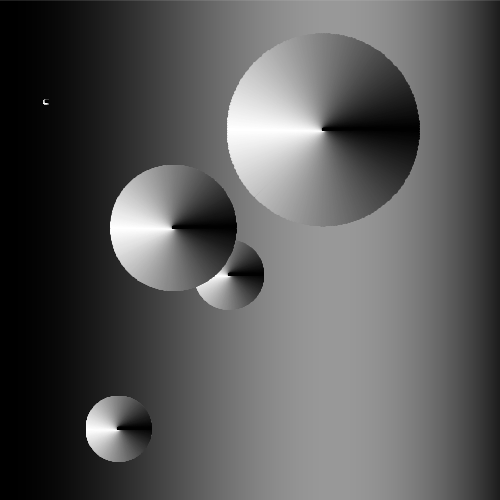
Frame 1 (no input)
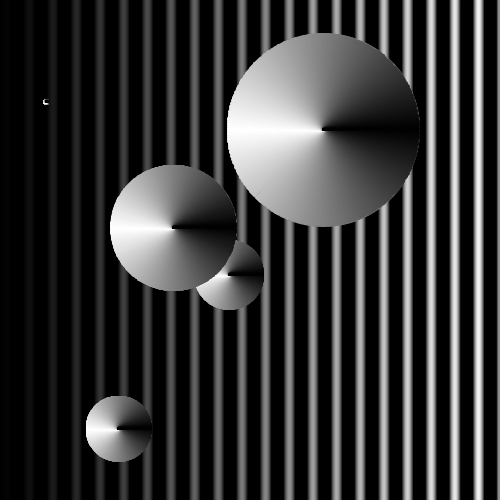
Frame 60 (the mouse pressed at the canvas centre just before this capture)
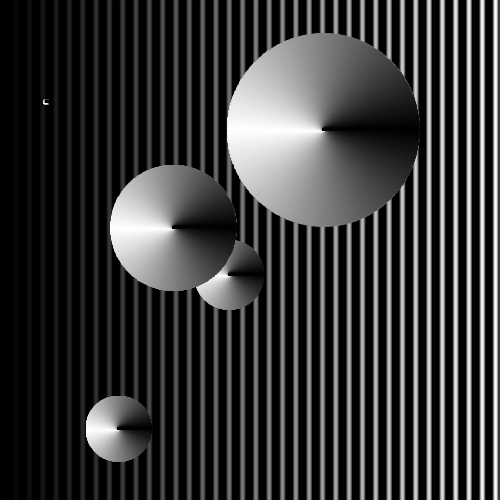
Frame 120 (the mouse held since frame 60 and released just before this capture)

The Processing sketch that drew these frames (run headless with seeded random() and noise(); from frame 60 on, the mouse is pressed at the canvas centre):

// Processing sketch: gradientCircles1
// ── gradientCircles1.pde
Circle[] circles;
int numCircles = 5;

void setup() {
  size(500, 500);
  circles = new Circle[numCircles];
  for (int i = 0; i < numCircles; i++) {
    circles[i] = new Circle(random(width), random(height), random(100));
  }
}

void draw() {
  //background(255);
  float time = float(millis())/300;
  for (int i = 0; i < width; i++) {
    stroke(map(i, 0, width, 0, 255*sin(i*0.01*time)));
    line(i, 0, i, height);
  }
  for (Circle circle:circles) {
    circle.display();
  }
}

class Circle {
  float cenX;
  float cenY;
  float posX;
  float posY;
  float radius;

  Circle(float cenX_, float cenY_, float radius_) {
    cenX = cenX_;
    cenY = cenY_;
    radius = radius_;
  }

  void display() {
    noFill();
    stroke(127);
    ellipse(cenX, cenY, radius*2, radius*2);
    strokeWeight(3);
    for (int i = 0; i < 360; i++) {
      if (i < 180)
        stroke(map(i, 0, 180, 0, 255));
      else
        stroke(map(i, 181, 360, 255, 0));
      posX = cenX + radius * cos(radians(i));
      posY = cenY + radius * sin(radians(i));

      if (i < 180)
        stroke(map(i, 0, 180, 0, 255));
      else
        stroke(map(i, 181, 360, 255, 0));
      line(cenX, cenY, posX, posY);
    }
  }
}
